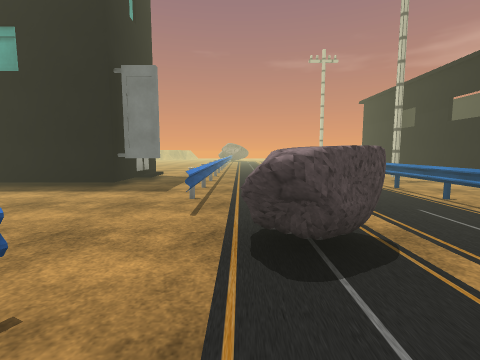
[1] (above)

24 first-person views from a walk through a Unity game level. The camera is 1.3 m above the floor, tilts 6° down and sees 85° across. The floor is counted in squares, 2 m on a side. Each view is taken from the middle of a square. On the plan, view 1 faces up. The plan holds only what a view shows up to about 9 squares ahead; the rest is blank. The place goes on beyond the plan. The player character is not drawn. Some animated figures are not drawn. Some surface patterns are stand-ins.

[2]
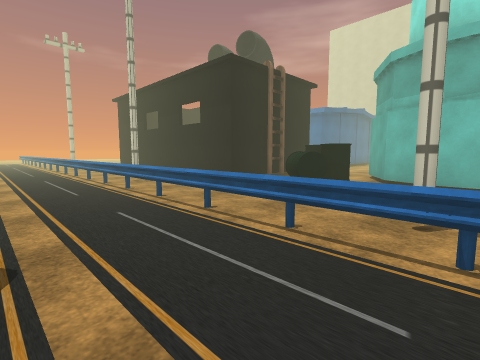

[3]
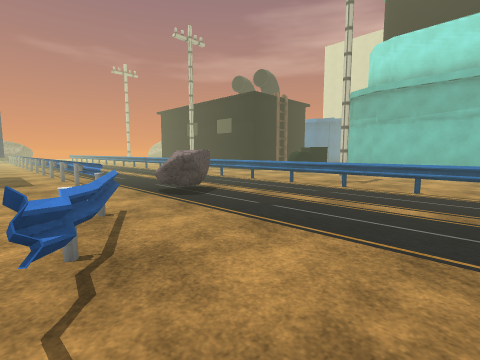

[4]
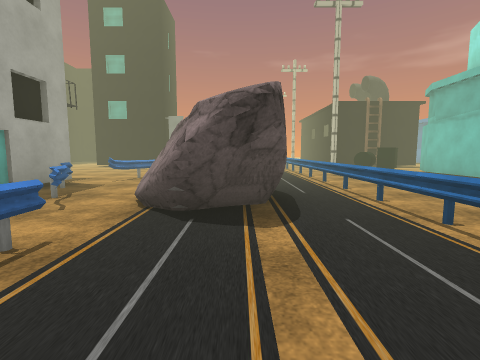

[5]
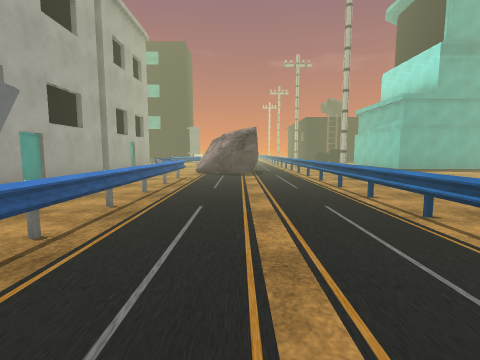

[6]
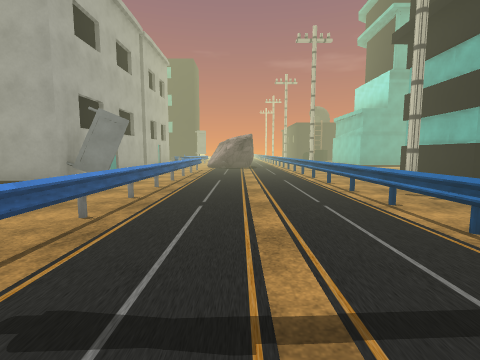

[7]
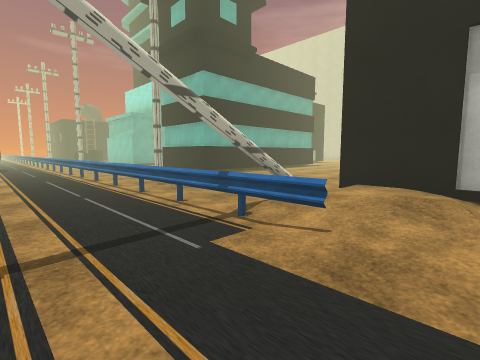

[8]
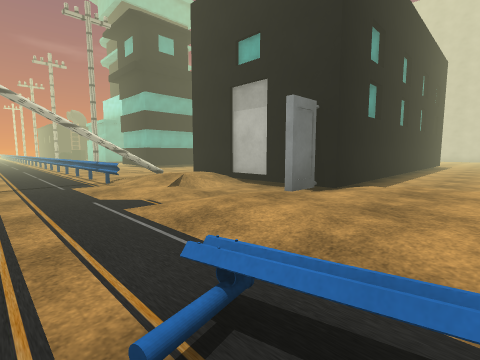

[9]
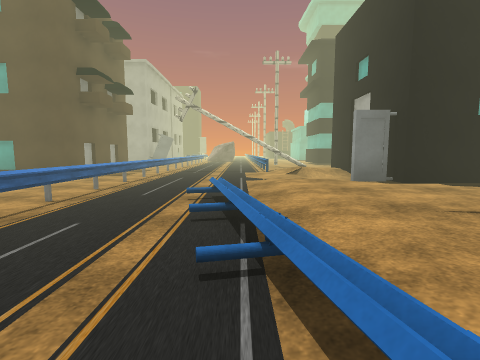

[10]
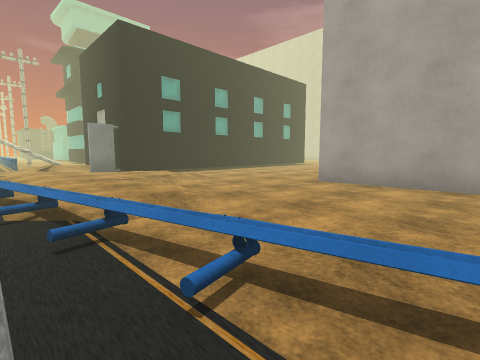

[11]
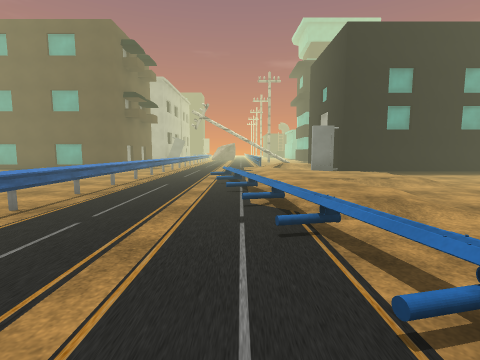

[12]
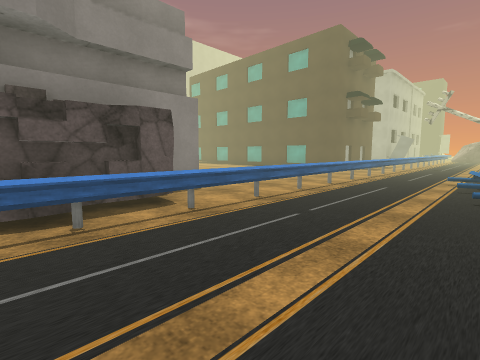

[13]
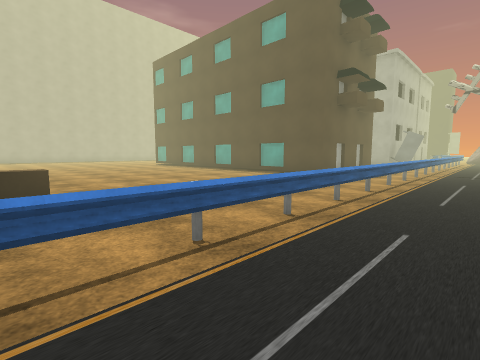

[14]
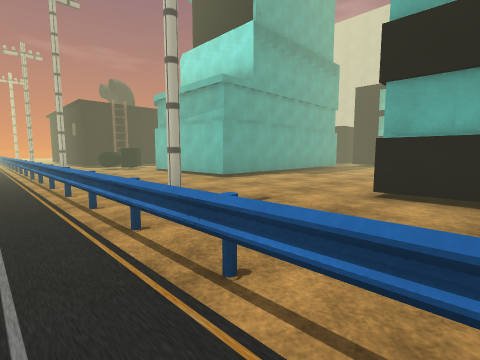

[15]
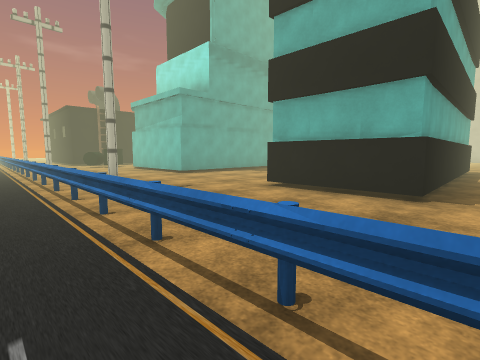

[16]
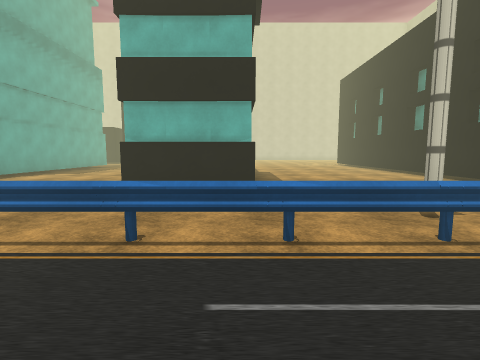

[17]
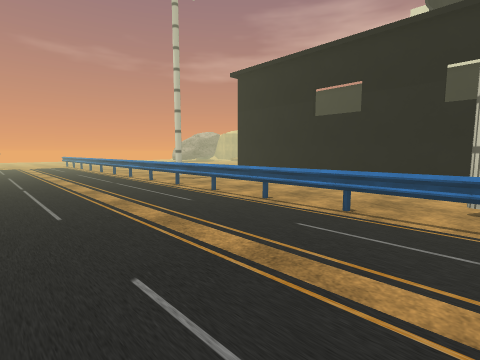

[18]
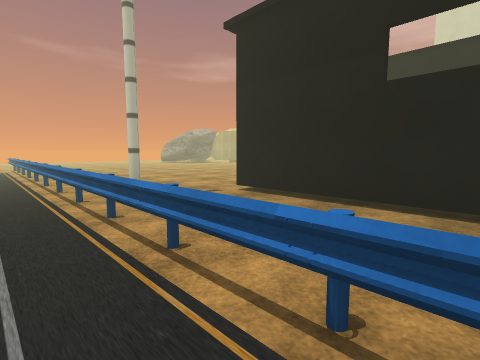

[19]
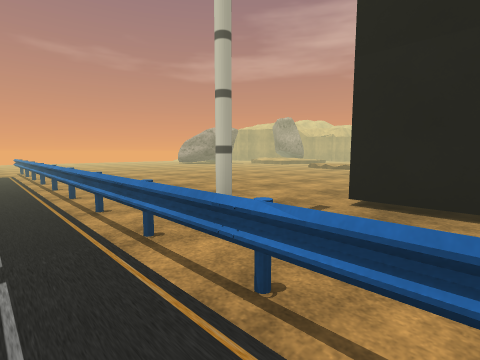

[20]
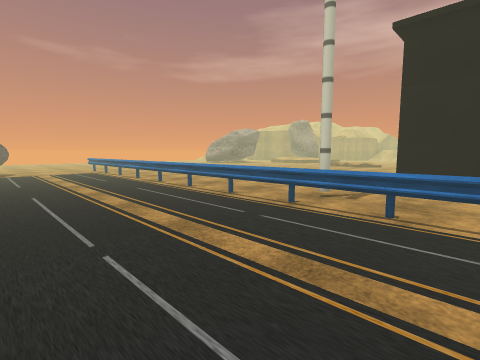

[21]
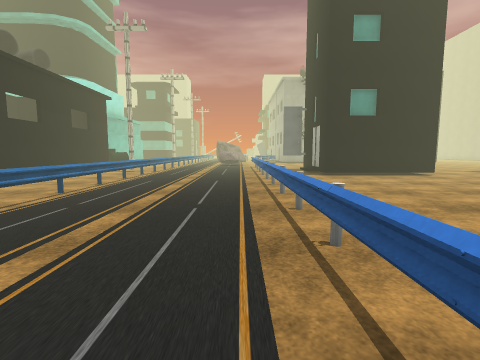

[22]
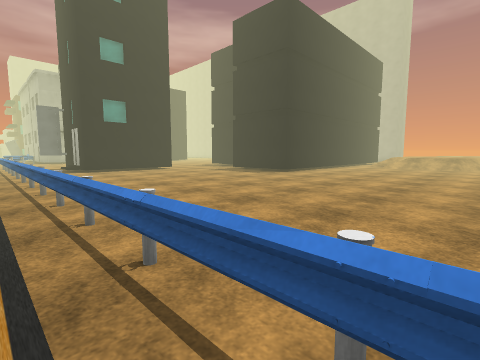

[23]
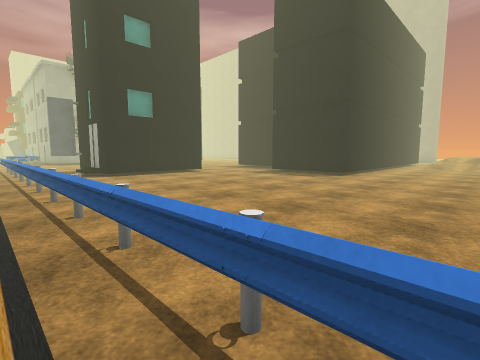

[24]
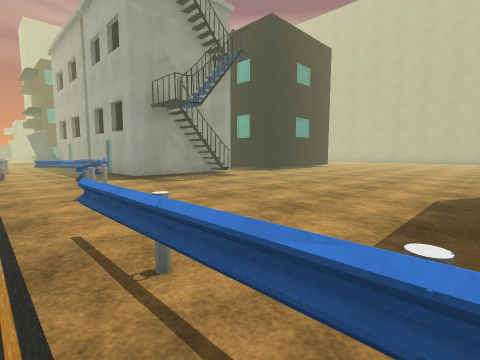

### Floor plan
Key: @ floor where view 1 was taken; # wall or solid block; x gap in a wall; . main floor; : floor 0.25 m higher than the main floor; / step, stairs or slope; = window, fence, low wall or low ledge; ^ raised ledge; L ladder.
Columns run from 10 left of view 1 to 10 right of it. Each row starts with its distance up from view 1.
 18           ...=....
 17  ........=...=....
 16 .........=...=......
 15 .........=...=.......
 14 .........=...=.......
 13 .........=...=.......
 12 .........=...=.....
 11 ###......=...=..#
 10   #......=...=..#
  9    ......=...=..#
  8     .....=...=..#
  7    ..###.=...=. #
  6   .. ###.=...=. #
  5  ....####=...=. ###
  4 .........=...=.  L
  3 .........=...=..^#.
  2 ..........^^.=..#.#
  1   .......=...=...##
  0   ......==@..=...#
 -1    ..#.##....=...#
 -2      ###.....=...####
 -3        #==# .=.......
 -4        #.=##.=.......
 -5        #..x..=.......
 -6        # .=..=......
 -7        # .=..=..#
 -8        # .=..=..#
 -9       ###.=..=..#####
-10          .=..=.......
-11          .=..=.  ....
-12          .=..=.......
-13          .=..=.......
-14        # .=..##/.....
-15        #..=..///#####
-16      ###..=..///#
-17     ... ..=....##
-18    .... ..=..:/######
-19    .... ..=.=:::/....
-20  ...... ..=.=:::/....
-21  ...... ..=.=://.....
-22    .......=.///......
-23       ###.=.///...#
-24         #.=..=....#
-25         ##=..=....#
-26          #=..=....#

Where each view was taken, in squares from view 1:
view 1: 0 up, 0 right, facing up
view 2: 0 up, 1 right, facing up-right
view 3: 2 down, 2 left, facing up-right
view 4: 7 down, 1 right, facing up
view 5: 12 down, 1 right, facing up
view 6: 15 down, 1 right, facing up
view 7: 16 down, 1 right, facing up-right
view 8: 20 down, 1 right, facing up-right
view 9: 23 down, 2 right, facing up
view 10: 26 down, 2 right, facing up-right
view 11: 26 down, 2 right, facing up
view 12: 26 down, 2 right, facing up-left
view 13: 23 down, 1 right, facing up-left
view 14: 8 down, 2 right, facing up-right
view 15: 10 down, 2 right, facing up-right
view 16: 9 down, 1 right, facing right
view 17: 6 up, 0 right, facing up-right
view 18: 8 up, 2 right, facing up-right
view 19: 10 up, 2 right, facing up-right
view 20: 10 up, 0 right, facing up-right
view 21: 15 up, 0 right, facing down
view 22: 17 up, 0 right, facing down-left
view 23: 15 up, 0 right, facing down-left
view 24: 5 up, 0 right, facing down-left
